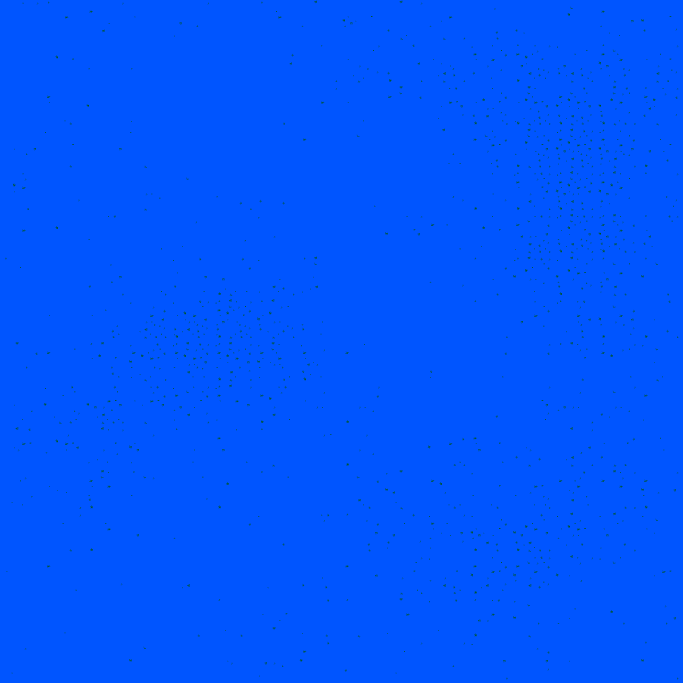
#> input picture src/SparseScatteredResources/Data/PlanetDataFiles/Mars/back_mat.png, 2048 x 2048 px (shown at 1/3 size)
$ python -i remove_resources.py   (imports and definitions only)
#> lines starting #> are read from the running program, lines starting #| are printed output that depends on the picture; after the words box and inside, x2 and y2 are one past the last pixel; in counts of white or black regions, pixels touching at a corner belong together
import imageio
import sys
import matplotlib.pyplot as plt
import numpy as np
from skimage import measure
import multiprocessing
import os
import glob


def perlin(n, frequency=1):
    lin = np.linspace(0, frequency, n, endpoint=False)
    x, y = np.meshgrid(lin, lin)  # FIX3: I thought I had to invert x and y here but it was a mistake

    return perlin_impl(x, y)


def perlin_impl(x,y):
    # permutation table
    p = np.arange(256,dtype=int)
    np.random.shuffle(p)
    p = np.stack([p,p]).flatten()
    # coordinates of the top-left
    xi = x.astype(int)
    yi = y.astype(int)
    # internal coordinates
    xf = x - xi
    yf = y - yi
    # fade factors
    u = fade(xf)
    v = fade(yf)
    # noise components
    n00 = gradient(p[p[xi]+yi],xf,yf)
    n01 = gradient(p[p[xi]+yi+1],xf,yf-1)
    n11 = gradient(p[p[xi+1]+yi+1],xf-1,yf-1)
    n10 = gradient(p[p[xi+1]+yi],xf-1,yf)
    # combine noises
    x1 = lerp(n00,n10,u)
    x2 = lerp(n01,n11,u) # FIX1: I was using n10 instead of n01
    return lerp(x1,x2,v) # FIX2: I also had to reverse x1 and x2 here


def lerp(a,b,x):
    "linear interpolation"
    return a + x * (b-a)


def fade(t):
    "6t^5 - 15t^4 + 10t^3"
    return 6 * t**5 - 15 * t**4 + 10 * t**3


def gradient(h,x,y):
    "grad converts h to the right gradient vector and return the dot product with (x,y)"
    vectors = np.array([[0,1],[0,-1],[1,0],[-1,0]])
    g = vectors[h%4]
    return g[:,:,0] * x + g[:,:,1] * y


def delete_probability(source):
    if 'Mars' in source:
        return 0.85
    return 0.7


def remove_resources(source, dest):
    # Fix the seed so that in future if we re-run this, we don't change the locations of ores
#> called with dest = 'out.png'
    np.random.seed(seed_from_source_filename(source))

    image = imageio.imread(source)
#> image is the input picture: shape (2048, 2048, 3); mean R, G, B 0, 85, 254

    nonzero = image[:, :, 2] != 255
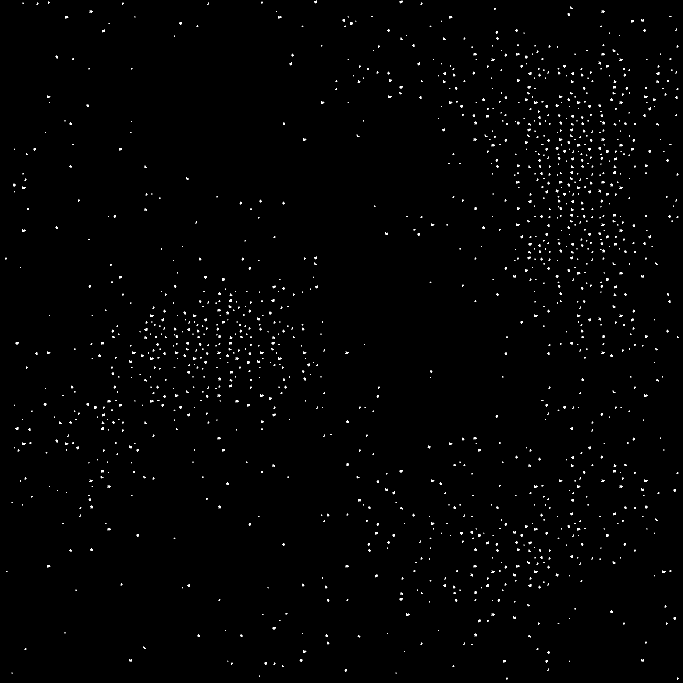
#> nonzero: shape (2048, 2048) bool (shown at 1/3 size); 0.6% white in thin lines or dots
    all_labels, count = measure.label(nonzero, background=0, return_num=True)
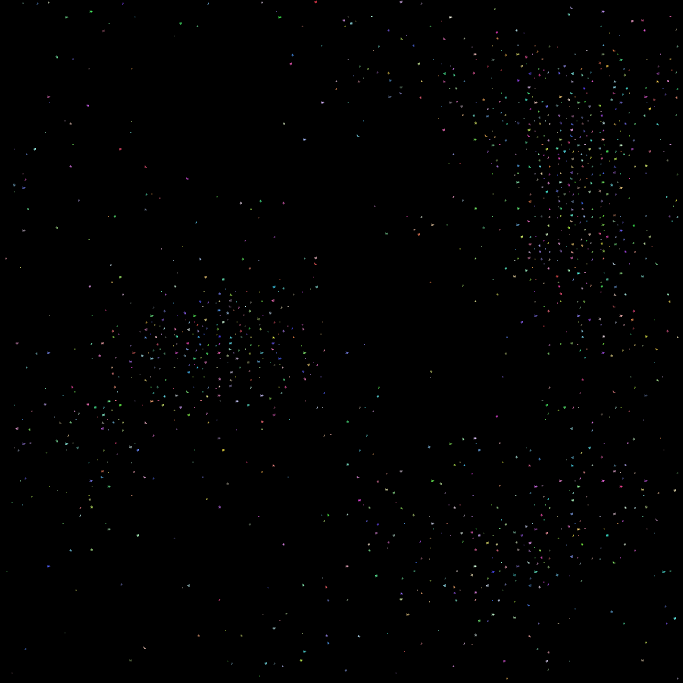
#> all_labels: shape (2048, 2048) int32 (shown at 1/3 size); 1422 distinct labels, from 0 to 1421; one colour per label, 0 black
#> count = 1421
    regionprops = measure.regionprops(all_labels)
#> regionprops = 1421 regions; largest, box (x1, y1, x2, y2) and area: (943, 2, 951, 10) 35, (1199, 2, 1207, 10) 35, (269, 31, 279, 38) 35, (1805, 31, 1815, 38) 35, (195, 48, 205, 55) 35

    noise = np.array(perlin(n=2048, frequency=3))
    min_, max_ = np.min(noise), np.max(noise)
    noise = (noise - min_) / (max_ - min_)

    choose_region_probabilities = [noise[int(rgn.centroid[0]), int(rgn.centroid[1])] for rgn in regionprops]
#> choose_region_probabilities = 1421 values, max 0.985 at index 1354, min 0.00452 at index 810, mean 0.538
    choose_region_probabilities = np.array(choose_region_probabilities)
    choose_region_probabilities /= np.sum(choose_region_probabilities)
#> choose_region_probabilities = 1421 values, max 0.00129 at index 1354, min 5.91e-06 at index 810, mean 0.000704

    probability_to_delete = delete_probability(source)
    to_delete_count = int(probability_to_delete * count)
#> to_delete_count = 1207
    to_delete = np.random.choice(np.arange(1, count + 1), to_delete_count, replace=False, p=choose_region_probabilities)
#> to_delete = 1207 values, max 1421 at index 416, min 1 at index 1180, mean 710
    print('delete_probability', probability_to_delete, 'To delete count', to_delete_count, 'len(to_delete)', len(to_delete))
#| delete_probability 0.85 To delete count 1207 len(to_delete) 1207
    # to_delete = np.random.choice(np.arange(1, count), to_delete_count, replace=False)
    delete_mask = np.isin(all_labels, to_delete)
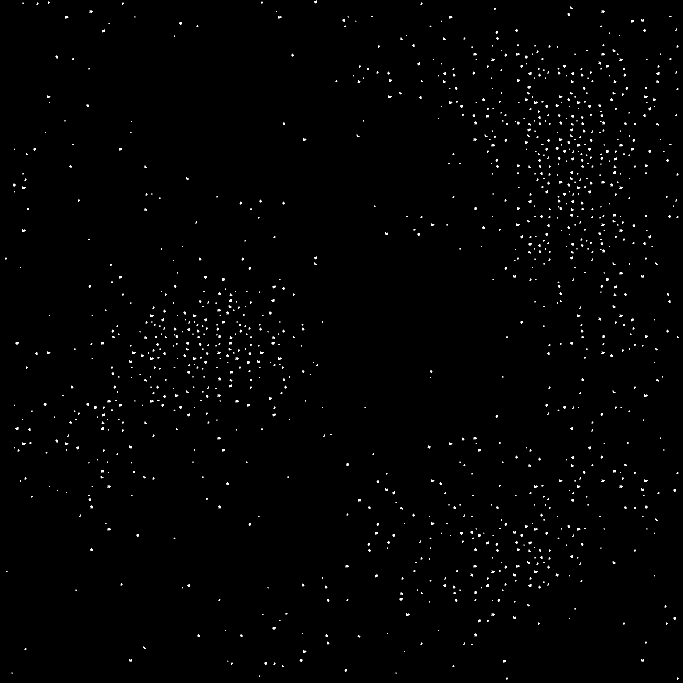
#> delete_mask: shape (2048, 2048) bool (shown at 1/3 size); 0.51% white in thin lines or dots

    image_deleted = np.copy(image)
    image_deleted[:, :, 2][delete_mask] = 255

    if dest is not None:
        os.makedirs(os.path.dirname(dest), exist_ok=True)
        imageio.imwrite(dest, image_deleted, 'png')
    else:
        plt.imshow(image[:, :, 2], cmap="binary")
        plt.xlim([0, 800])
        plt.ylim([0, 800])
        plt.figure()
        plt.imshow(image_deleted[:, :, 2], cmap="binary")
        plt.xlim([0, 800])
        plt.ylim([0, 800])
        plt.show()


def discover_files(source_dir):
    return glob.glob(os.path.join(source_dir, '**/*_mat.png'), recursive=True)


def make_dest_filename(source_filename, dest_dir):
    planet_dirname = os.path.basename(os.path.dirname(source_filename))
    mat_filename = os.path.basename(source_filename)
    return os.path.join(dest_dir, planet_dirname, mat_filename)


def string_to_random_seed(s):
    hash = 0
    for c in s:
        hash += ord(c)
        hash = hash & 0xFFFFFFFF
    return hash


def seed_from_source_filename(path):
    dirname, filename = os.path.split(path)
    _, parentname = os.path.split(dirname)
    # Last two levels, e.g. EarthLike/bottom_mat.png
    return string_to_random_seed(os.path.join(parentname, filename))


# [17 lines not run here, left out]

>>> result = remove_resources('../SparseScatteredResources/Data/PlanetDataFiles/Mars/back_mat.png', 'out.png')
